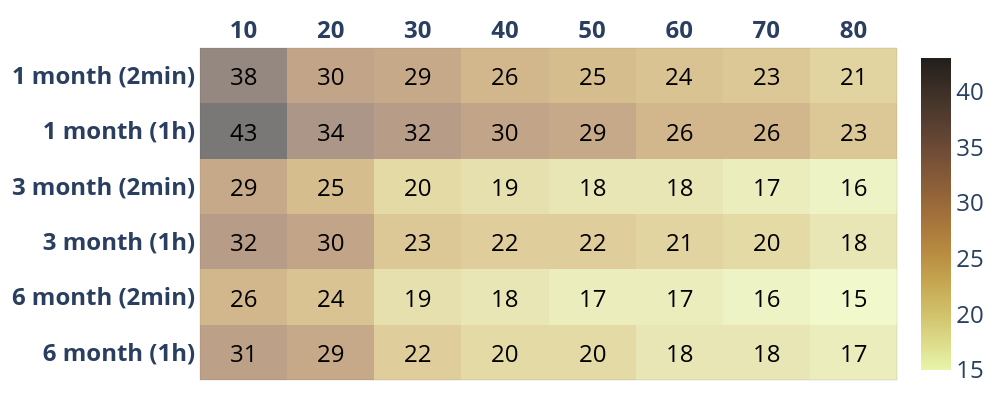

Here is the notebook cell this chart was saved with:
### Code cell
#!pip install -U kaleido
import plotly.graph_objects as go
from functools import reduce
from itertools import product

z=[list(np.ceil(np.array(RMSE_6_NO2_2)*100).astype(int)),list(np.ceil(np.array(RMSE_6_NO2)*100).astype(int)),
   list(np.ceil(np.array(RMSE_3_NO2_2)*100).astype(int)),list(np.ceil(np.array(RMSE_3_NO2)*100).astype(int)),
  list(np.ceil(np.array(RMSE_1_NO2_2)*100).astype(int)),list(np.ceil(np.array(RMSE_1_NO2)*100).astype(int))]
x=['<b>10</b>', '<b>20</b>', '<b>30</b>', '<b>40</b>', '<b>50</b>','<b>60</b>',
   '<b>70</b>','<b>80</b>']
y=['<b>6 month (1h)</b>','<b>6 month (2min)</b>','<b>3 month (1h)</b>','<b>3 month (2min)</b>',
   '<b>1 month (1h)','<b>1 month (2min)</b>']

def get_anno_text(z_value):
    annotations=[]
    a, b = len(z_value), len(z_value[0])
    flat_z = reduce(lambda x,y: x+y, z_value) # z_value.flat if you deal with numpy
    coords = product(range(a), range(b))
    for pos, elem in zip(coords, flat_z):
        annotations.append({'font': {'color': 'black'},
                    'showarrow': False,
                    'text': str(elem),
                    'x': pos[1],
                    'y': pos[0],
                        'font.size':24   })
    return annotations

fig = go.Figure(data=go.Heatmap(
                   z=z,
                   x=x,
                   y=y,
                   hoverongaps = True, colorscale ='turbid',
    opacity=0.6,colorbar=dict(tickfont=dict(size=24)) ))#matter#

fig.update_layout(title={'text': "",
        'y':0.8,
        'x':0.5,
        'xanchor': 'center',
        'yanchor': 'top'},
           plot_bgcolor='rgba(0,0,0,0)',       
    annotations = get_anno_text(z),
                 width=1000,
height=400,xaxis={'side': 'top'},margin=dict(l=20, r=20, t=20, b=20))

fig.update_xaxes(tickfont = dict(size=24),linewidth=0.1, linecolor='black',
    
                 mirror=True)
fig.update_yaxes(tickfont = dict(size=24),linewidth=0.1, linecolor='black',
        
                 mirror=True)
fig.write_image("RMSE_NO2_S_POLAR.pdf",engine="kaleido")
#plt.savefig("table2a.pdf", format="pdf", bbox_inches="tight")
fig.show()

### Figure 1 — Plotly figure (JSON) as saved in the notebook; plotly's stock layout.template omitted (floating-point values rounded to 4 significant figures)
{"data": [{"colorbar": {"tickfont": {"size": 24}}, "colorscale": [[0, "rgb(232, 245, 171)"], [0.09091, "rgb(220, 219, 137)"], [0.1818, "rgb(209, 193, 107)"], [0.2727, "rgb(199, 168, 83)"], [0.3636, "rgb(186, 143, 66)"], [0.4545, "rgb(170, 121, 60)"], [0.5455, "rgb(151, 103, 58)"], [0.6364, "rgb(129, 87, 56)"], [0.7273, "rgb(104, 72, 53)"], [0.8182, "rgb(80, 59, 46)"], [0.9091, "rgb(57, 45, 37)"], [1, "rgb(34, 30, 27)"]], "hoverongaps": true, "opacity": 0.6, "type": "heatmap", "x": ["<b>10</b>", "<b>20</b>", "<b>30</b>", "<b>40</b>", "<b>50</b>", "<b>60</b>", "<b>70</b>", "<b>80</b>"], "y": ["<b>6 month (1h)</b>", "<b>6 month (2min)</b>", "<b>3 month (1h)</b>", "<b>3 month (2min)</b>", "<b>1 month (1h)", "<b>1 month (2min)</b>"], "z": [[31, 29, 22, 20, 20, 18, 18, 17], [26, 24, 19, 18, 17, 17, 16, 15], [32, 30, 23, 22, 22, 21, 20, 18], [29, 25, 20, 19, 18, 18, 17, 16], [43, 34, 32, 30, 29, 26, 26, 23], [38, 30, 29, 26, 25, 24, 23, 21]]}], "layout": {"annotations": [{"font": {"color": "black", "size": 24}, "showarrow": false, "text": "31", "x": 0, "y": 0}, {"font": {"color": "black", "size": 24}, "showarrow": false, "text": "29", "x": 1, "y": 0}, {"font": {"color": "black", "size": 24}, "showarrow": false, "text": "22", "x": 2, "y": 0}, {"font": {"color": "black", "size": 24}, "showarrow": false, "text": "20", "x": 3, "y": 0}, {"font": {"color": "black", "size": 24}, "showarrow": false, "text": "20", "x": 4, "y": 0}, {"font": {"color": "black", "size": 24}, "showarrow": false, "text": "18", "x": 5, "y": 0}, {"font": {"color": "black", "size": 24}, "showarrow": false, "text": "18", "x": 6, "y": 0}, {"font": {"color": "black", "size": 24}, "showarrow": false, "text": "17", "x": 7, "y": 0}, {"font": {"color": "black", "size": 24}, "showarrow": false, "text": "26", "x": 0, "y": 1}, {"font": {"color": "black", "size": 24}, "showarrow": false, "text": "24", "x": 1, "y": 1}, {"font": {"color": "black", "size": 24}, "showarrow": false, "text": "19", "x": 2, "y": 1}, {"font": {"color": "black", "size": 24}, "showarrow": false, "text": "18", "x": 3, "y": 1}, {"font": {"color": "black", "size": 24}, "showarrow": false, "text": "17", "x": 4, "y": 1}, {"font": {"color": "black", "size": 24}, "showarrow": false, "text": "17", "x": 5, "y": 1}, {"font": {"color": "black", "size": 24}, "showarrow": false, "text": "16", "x": 6, "y": 1}, {"font": {"color": "black", "size": 24}, "showarrow": false, "text": "15", "x": 7, "y": 1}, {"font": {"color": "black", "size": 24}, "showarrow": false, "text": "32", "x": 0, "y": 2}, {"font": {"color": "black", "size": 24}, "showarrow": false, "text": "30", "x": 1, "y": 2}, {"font": {"color": "black", "size": 24}, "showarrow": false, "text": "23", "x": 2, "y": 2}, {"font": {"color": "black", "size": 24}, "showarrow": false, "text": "22", "x": 3, "y": 2}, {"font": {"color": "black", "size": 24}, "showarrow": false, "text": "22", "x": 4, "y": 2}, {"font": {"color": "black", "size": 24}, "showarrow": false, "text": "21", "x": 5, "y": 2}, {"font": {"color": "black", "size": 24}, "showarrow": false, "text": "20", "x": 6, "y": 2}, {"font": {"color": "black", "size": 24}, "showarrow": false, "text": "18", "x": 7, "y": 2}, {"font": {"color": "black", "size": 24}, "showarrow": false, "text": "29", "x": 0, "y": 3}, {"font": {"color": "black", "size": 24}, "showarrow": false, "text": "25", "x": 1, "y": 3}, {"font": {"color": "black", "size": 24}, "showarrow": false, "text": "20", "x": 2, "y": 3}, {"font": {"color": "black", "size": 24}, "showarrow": false, "text": "19", "x": 3, "y": 3}, {"font": {"color": "black", "size": 24}, "showarrow": false, "text": "18", "x": 4, "y": 3}, {"font": {"color": "black", "size": 24}, "showarrow": false, "text": "18", "x": 5, "y": 3}, {"font": {"color": "black", "size": 24}, "showarrow": false, "text": "17", "x": 6, "y": 3}, {"font": {"color": "black", "size": 24}, "showarrow": false, "text": "16", "x": 7, "y": 3}, {"font": {"color": "black", "size": 24}, "showarrow": false, "text": "43", "x": 0, "y": 4}, {"font": {"color": "black", "size": 24}, "showarrow": false, "text": "34", "x": 1, "y": 4}, {"font": {"color": "black", "size": 24}, "showarrow": false, "text": "32", "x": 2, "y": 4}, {"font": {"color": "black", "size": 24}, "showarrow": false, "text": "30", "x": 3, "y": 4}, {"font": {"color": "black", "size": 24}, "showarrow": false, "text": "29", "x": 4, "y": 4}, {"font": {"color": "black", "size": 24}, "showarrow": false, "text": "26", "x": 5, "y": 4}, {"font": {"color": "black", "size": 24}, "showarrow": false, "text": "26", "x": 6, "y": 4}, {"font": {"color": "black", "size": 24}, "showarrow": false, "text": "23", "x": 7, "y": 4}, {"font": {"color": "black", "size": 24}, "showarrow": false, "text": "38", "x": 0, "y": 5}, {"font": {"color": "black", "size": 24}, "showarrow": false, "text": "30", "x": 1, "y": 5}, {"font": {"color": "black", "size": 24}, "showarrow": false, "text": "29", "x": 2, "y": 5}, {"font": {"color": "black", "size": 24}, "showarrow": false, "text": "26", "x": 3, "y": 5}, {"font": {"color": "black", "size": 24}, "showarrow": false, "text": "25", "x": 4, "y": 5}, {"font": {"color": "black", "size": 24}, "showarrow": false, "text": "24", "x": 5, "y": 5}, {"font": {"color": "black", "size": 24}, "showarrow": false, "text": "23", "x": 6, "y": 5}, {"font": {"color": "black", "size": 24}, "showarrow": false, "text": "21", "x": 7, "y": 5}], "height": 400, "margin": {"b": 20, "l": 20, "r": 20, "t": 20}, "plot_bgcolor": "rgba(0,0,0,0)", "title": {"text": "", "x": 0.5, "xanchor": "center", "y": 0.8, "yanchor": "top"}, "width": 1000, "xaxis": {"linecolor": "black", "linewidth": 0.1, "mirror": true, "side": "top", "tickfont": {"size": 24}}, "yaxis": {"linecolor": "black", "linewidth": 0.1, "mirror": true, "tickfont": {"size": 24}}}}
